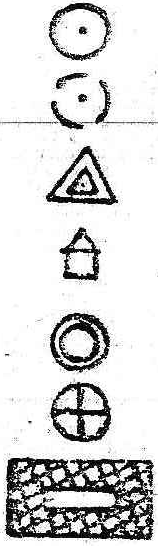
#> input picture Obsolete/SymbolSet.png, 158 x 546 px
$ python test.py   (older library calls are emulated)
#> lines starting #> are read from the running program, lines starting #| are printed output that depends on the picture; after the words box and inside, x2 and y2 are one past the last pixel; in counts of white or black regions, pixels touching at a corner belong together
import numpy as np
import matplotlib.pyplot as plt
import cv2


def plts(title, image, map='gray'):
    plt.imshow(image, cmap=map)
    plt.title(title)
    plt.show()


img = cv2.imread('SymbolSet.png', 0)
#> img is the input picture: shape (546, 158); min 0, max 255, mean 216.1

ret, img = cv2.threshold(img, 180, 255, 0)
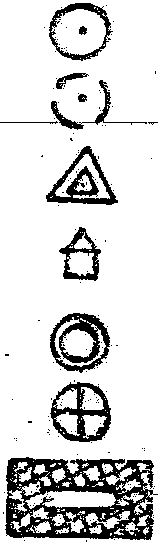
#> img: shape (546, 158); 83.9% white; 177 black regions (166 under 20 px)

im2, contours, hierarchy = cv2.findContours(img, cv2.RETR_TREE, cv2.CHAIN_APPROX_SIMPLE)
#> contours = 416 contours, 369 with area under 20; largest, box (x1, y1, x2, y2) and area: (0, 0, 158, 546) 85415, (4, 456, 155, 541) 11466, (49, 381, 112, 443) 2970, (48, 2, 114, 62) 2862, (49, 312, 111, 374) 2848

m, n = img.shape[:2]
#> m = 546; n = 158
print(m, n)
#| 546 158
for cnt in contours:
    leftmost = tuple(cnt[cnt[:, :, 0].argmin()][0])
    rightmost = tuple(cnt[cnt[:, :, 0].argmax()][0])
    topmost = tuple(cnt[cnt[:, :, 1].argmin()][0])
    bottommost = tuple(cnt[cnt[:, :, 1].argmax()][0])
    print(rightmost)
#> (the run stopped early here; a loop or call above may not have finished)

$ run again, with Obsolete/nums.jpg saved as Obsolete/SymbolSet.png
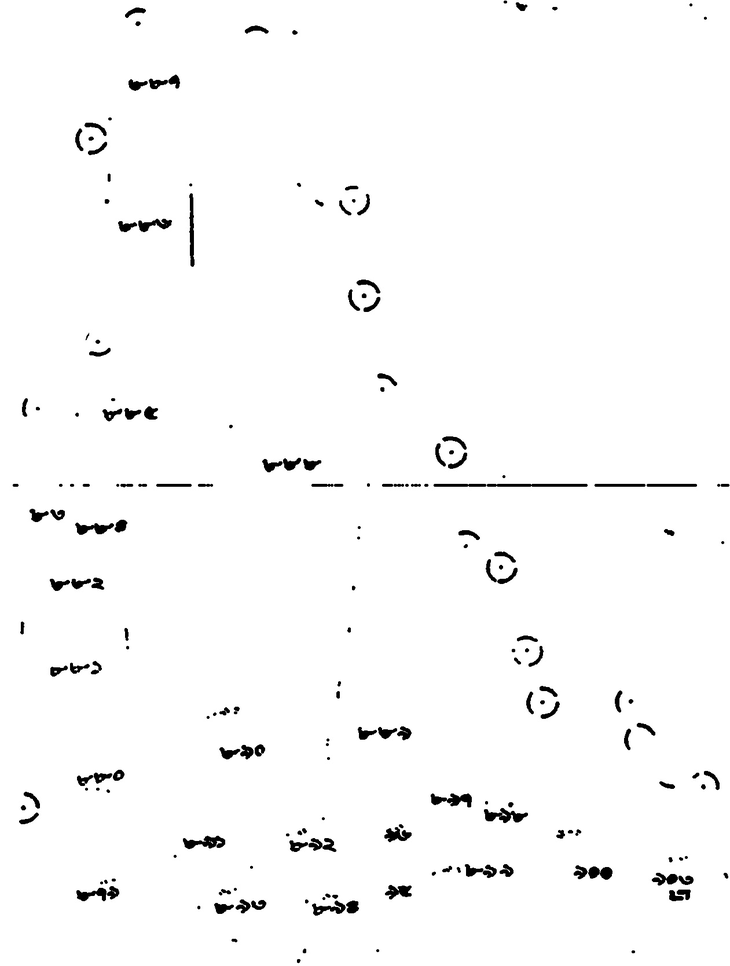
#> input picture Obsolete/nums.jpg, 730 x 966 px, shrunk from 1261 x 1669 before the run
#> img is the input picture: shape (966, 730); min 0, max 255, mean 250.1
#> `ret, img = cv2.threshold(img, 180, 255, 0)`:
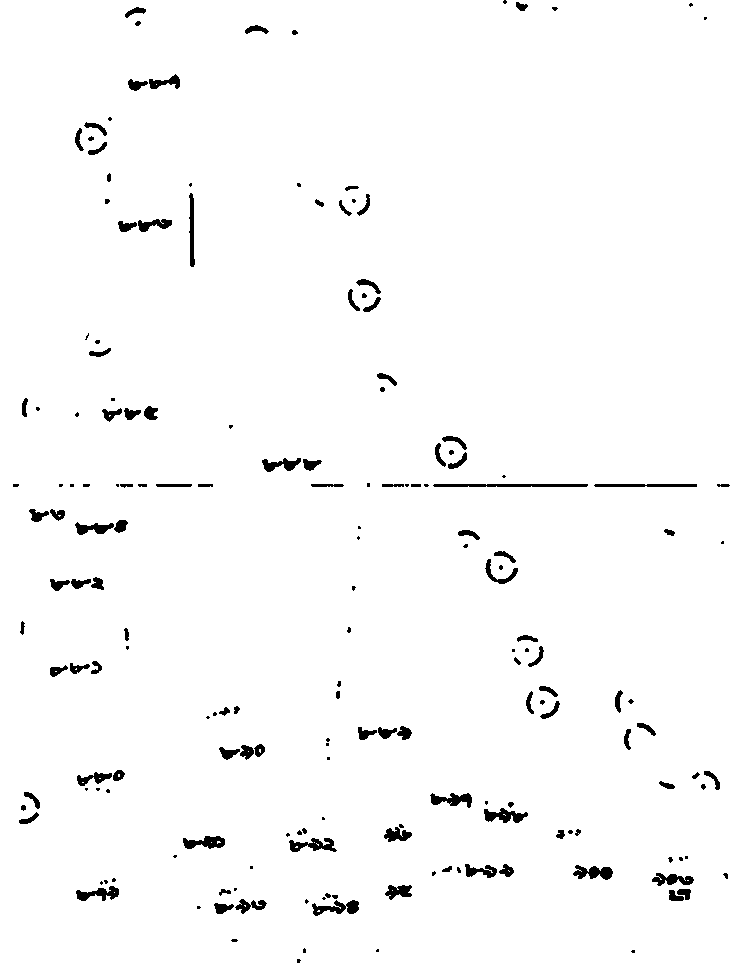
#> img: shape (966, 730); 97.9% white; 184 black regions (68 under 20 px)
#> contours = 207 contours, 69 with area under 20; largest, box (x1, y1, x2, y2) and area: (0, 0, 730, 966) 703424, (432, 483, 589, 488) 612, (288, 837, 338, 853) 445, (483, 807, 529, 824) 432, (572, 864, 614, 881) 420
#| 966 730
